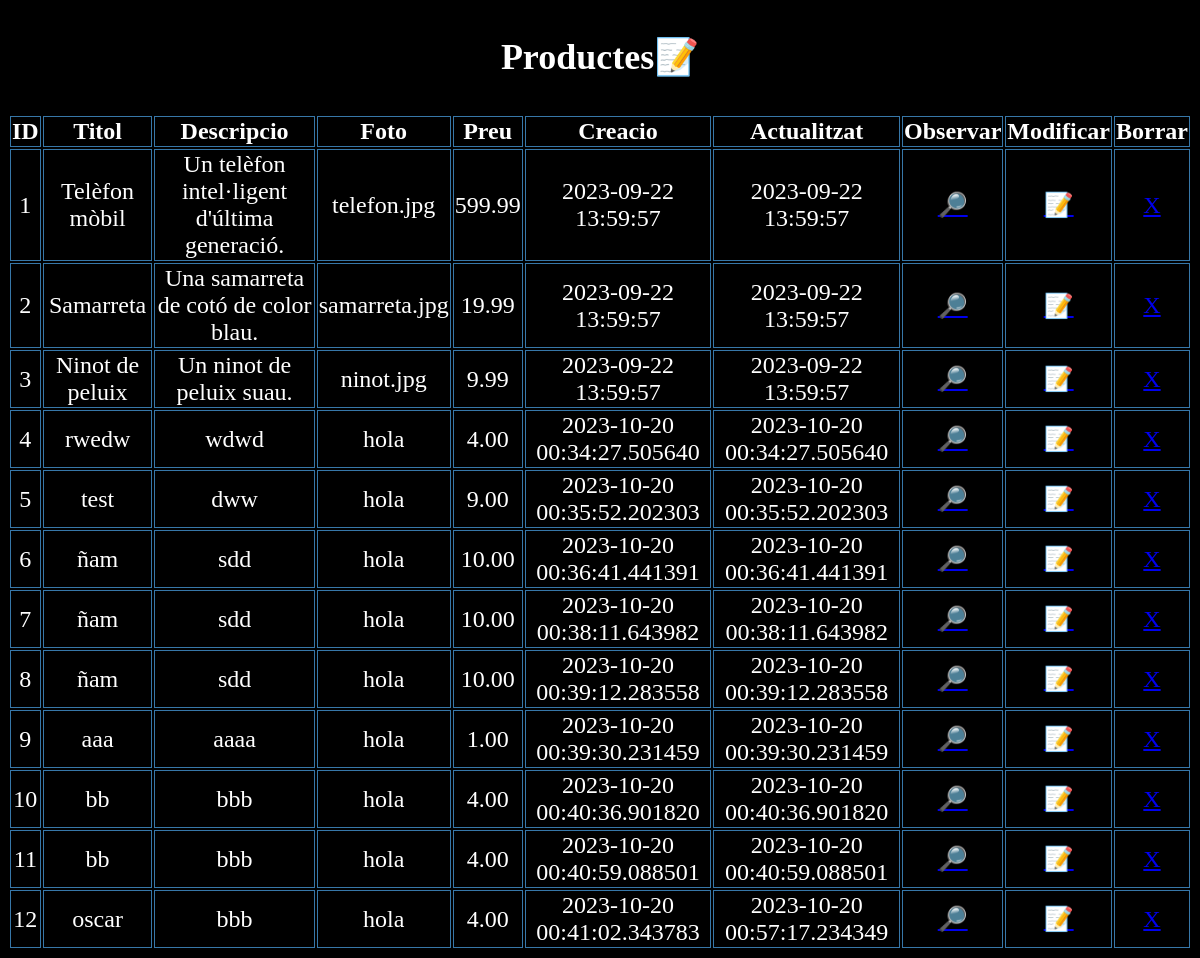
The app's page /products/list, older data.
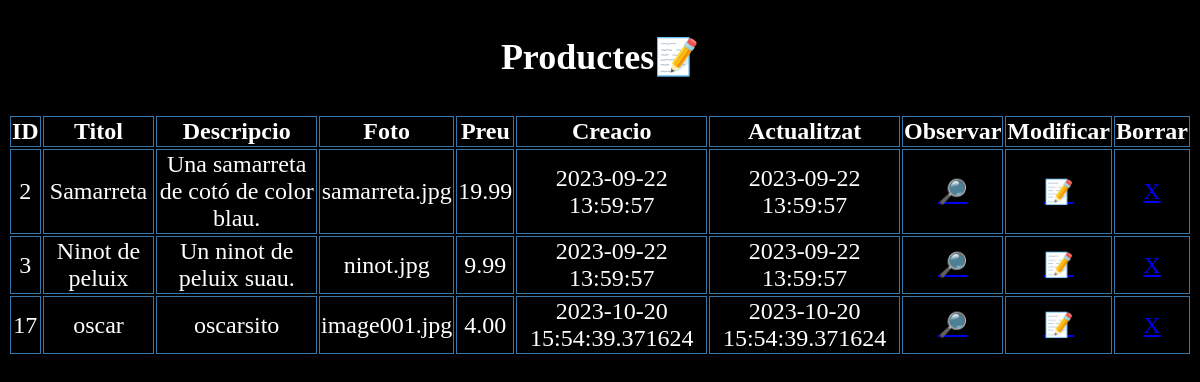
The same page, newer data.
### run.py (models this page shows)
class product(db.Model):
    __tablename__ = "products"
    id              = db.Column(db.Integer, primary_key=True, autoincrement=True)
    title           = db.Column(db.Text, nullable=False)
    description     = db.Column(db.Text, nullable=False)
    photo           = db.Column(db.Text, nullable=False)
    price           = db.Column(db.Numeric(10,2), nullable=False)
    category_id     = db.Column(db.Integer, db.ForeignKey("categories.id"), nullable=False)
    seller_id       = db.Column(db.Integer, db.ForeignKey("users.id"), nullable=False)
    created         = db.Column(db.DateTime, default=now)
    updated         = db.Column(db.DateTime, default=now)

### run.py (the view)
@app.route("/products/list")
def list():
    items = db.session.query(product).all()
    return render_template("products/list.html",items = items)

### templates/products/list.html (shortened to what this page needs)
<!DOCTYPE html>
    <html lang="ca">
    <head>
        <link href="/static/css/list.css" rel="stylesheet">
    </head>
    <body>
        <h3>Productes📝</h3>
        <table>
            <tr>
                <th>ID</th>
                <th>Titol</th>
                <th>Descripcio</th>
                <th>Foto</th>
                <th>Preu</th>
                <th>Creacio</th>
                <th>Actualitzat</th>
                <th>Observar</th>
                <th>Modificar</th>
                <th>Borrar</th>
            </tr>
            {% for item in items %}
                <tr>
                    <td>{{ item['id'] }}</a></td>
                    <td>{{ item['title'] }}</a></td>
                    <td>{{ item['description'] }}</a></td>
                    <td>{{ item['photo'] }}</a></td>
                    <td>{{ item['price'] }}</a></td>
                    <td>{{ item['created'] }}</a></td>
                    <td>{{ item['updated'] }}</a></td>
                    <td><a href="/products/read/{{ item['id'] }}">🔎</a></td>
                    <td><a href="/products/update/{{ item['id'] }}">📝</a></td>
                    <td><a href="/products/delete/{{ item['id'] }}">X</a></td>
                </tr>
            {% endfor %}
        </table>
    </body>
    </html>

### static/css/list.css (style rules this page uses)
body { background-color: black; }
table { width: 100%; }
h3 { color: white;text-align: center; font-size: 3vw; }
td { color: #ffdd50; }
td, th { border: 1px solid #3777a8; color: white; font-size: 2vw; text-align: center; }

Row changes from the older to the newer data that the page shows:
removed product: id "1", title "Telèfon mòbil", description "Un telèfon intel·ligent d'última generació.", photo "telefon.jpg", price "599.99", created "2023-09-22 13:59:57", updated "2023-09-22 13:59:57"
removed product: id "4", title "rwedw", description "wdwd", photo "hola", price "4.00", created "2023-10-20 00:34:27.505640", updated "2023-10-20 00:34:27.505640"
removed product: id "5", title "test", description "dww", photo "hola", price "9.00", created "2023-10-20 00:35:52.202303", updated "2023-10-20 00:35:52.202303"
removed product: id "6", title "ñam", description "sdd", photo "hola", price "10.00", created "2023-10-20 00:36:41.441391", updated "2023-10-20 00:36:41.441391"
removed product: id "7", title "ñam", description "sdd", photo "hola", price "10.00", created "2023-10-20 00:38:11.643982", updated "2023-10-20 00:38:11.643982"
removed product: id "8", title "ñam", description "sdd", photo "hola", price "10.00", created "2023-10-20 00:39:12.283558", updated "2023-10-20 00:39:12.283558"
removed product: id "9", title "aaa", description "aaaa", photo "hola", price "1.00", created "2023-10-20 00:39:30.231459", updated "2023-10-20 00:39:30.231459"
removed product: id "10", title "bb", description "bbb", photo "hola", price "4.00", created "2023-10-20 00:40:36.901820", updated "2023-10-20 00:40:36.901820"
removed product: id "11", title "bb", description "bbb", photo "hola", price "4.00", created "2023-10-20 00:40:59.088501", updated "2023-10-20 00:40:59.088501"
removed product: id "12", title "oscar", description "bbb", photo "hola", price "4.00", created "2023-10-20 00:41:02.343783", updated "2023-10-20 00:57:17.234349"
added product: id "17", title "oscar", description "oscarsito", photo "image001.jpg", price "4.00", created "2023-10-20 15:54:39.371624", updated "2023-10-20 15:54:39.371624"
